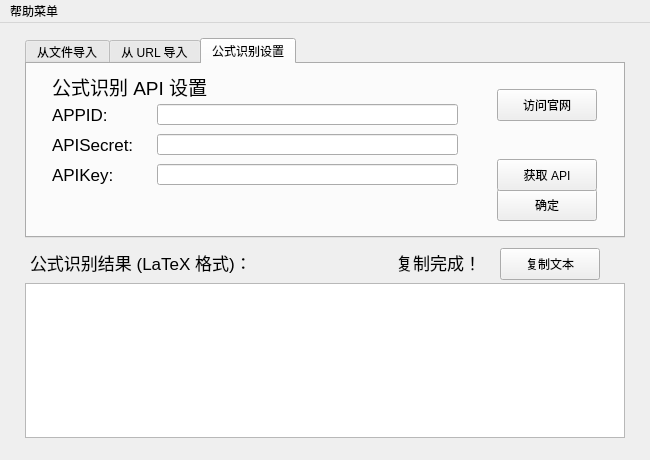
<?xml version="1.0" encoding="UTF-8"?>
<ui version="4.0">
 <class>MainWindow</class>
 <widget class="QMainWindow" name="MainWindow">
  <property name="geometry">
   <rect>
    <x>0</x>
    <y>0</y>
    <width>650</width>
    <height>460</height>
   </rect>
  </property>
  <property name="sizePolicy">
   <sizepolicy hsizetype="Fixed" vsizetype="Fixed">
    <horstretch>0</horstretch>
    <verstretch>0</verstretch>
   </sizepolicy>
  </property>
  <property name="minimumSize">
   <size>
    <width>650</width>
    <height>460</height>
   </size>
  </property>
  <property name="maximumSize">
   <size>
    <width>650</width>
    <height>460</height>
   </size>
  </property>
  <property name="windowTitle">
   <string>QingChen Formula - 青尘公式 OCR</string>
  </property>
  <property name="windowOpacity">
   <double>1.250000000000000</double>
  </property>
  <property name="documentMode">
   <bool>false</bool>
  </property>
  <widget class="QWidget" name="centralwidget">
   <widget class="QTabWidget" name="TopTabWidget">
    <property name="geometry">
     <rect>
      <x>25</x>
      <y>15</y>
      <width>600</width>
      <height>200</height>
     </rect>
    </property>
    <property name="currentIndex">
     <number>2</number>
    </property>
    <property name="tabBarAutoHide">
     <bool>false</bool>
    </property>
    <widget class="QWidget" name="tab_2">
     <attribute name="title">
      <string>从文件导入</string>
     </attribute>
     <widget class="QPushButton" name="DOCPage_LoadButton">
      <property name="geometry">
       <rect>
        <x>470</x>
        <y>25</y>
        <width>100</width>
        <height>32</height>
       </rect>
      </property>
      <property name="text">
       <string>选择图片...</string>
      </property>
     </widget>
     <widget class="QPushButton" name="DOCPage_InfoButton">
      <property name="geometry">
       <rect>
        <x>470</x>
        <y>55</y>
        <width>100</width>
        <height>32</height>
       </rect>
      </property>
      <property name="text">
       <string>图片信息</string>
      </property>
     </widget>
     <widget class="QPushButton" name="DOCPage_ConfirmButton">
      <property name="geometry">
       <rect>
        <x>470</x>
        <y>125</y>
        <width>100</width>
        <height>32</height>
       </rect>
      </property>
      <property name="text">
       <string>识别公式</string>
      </property>
     </widget>
     <widget class="QLabel" name="DOCPage_ImageLabel">
      <property name="geometry">
       <rect>
        <x>45</x>
        <y>39</y>
        <width>380</width>
        <height>100</height>
       </rect>
      </property>
      <property name="font">
       <font>
        <pointsize>13</pointsize>
       </font>
      </property>
      <property name="frameShape">
       <enum>QFrame::Box</enum>
      </property>
      <property name="frameShadow">
       <enum>QFrame::Plain</enum>
      </property>
      <property name="lineWidth">
       <number>1</number>
      </property>
      <property name="midLineWidth">
       <number>1</number>
      </property>
      <property name="text">
       <string>公式预览</string>
      </property>
      <property name="scaledContents">
       <bool>false</bool>
      </property>
      <property name="alignment">
       <set>Qt::AlignCenter</set>
      </property>
     </widget>
    </widget>
    <widget class="QWidget" name="tab">
     <attribute name="title">
      <string>从 URL 导入</string>
     </attribute>
     <widget class="QLabel" name="URLPage_label_1">
      <property name="geometry">
       <rect>
        <x>10</x>
        <y>5</y>
        <width>101</width>
        <height>31</height>
       </rect>
      </property>
      <property name="font">
       <font>
        <pointsize>13</pointsize>
       </font>
      </property>
      <property name="text">
       <string>图片网址：</string>
      </property>
      <property name="alignment">
       <set>Qt::AlignLeading|Qt::AlignLeft|Qt::AlignVCenter</set>
      </property>
     </widget>
     <widget class="QPushButton" name="URLPage_ConfirmButton">
      <property name="enabled">
       <bool>false</bool>
      </property>
      <property name="geometry">
       <rect>
        <x>470</x>
        <y>125</y>
        <width>100</width>
        <height>32</height>
       </rect>
      </property>
      <property name="text">
       <string>识别公式</string>
      </property>
     </widget>
     <widget class="QLineEdit" name="URL_Filler">
      <property name="geometry">
       <rect>
        <x>100</x>
        <y>10</y>
        <width>341</width>
        <height>21</height>
       </rect>
      </property>
      <property name="acceptDrops">
       <bool>false</bool>
      </property>
      <property name="frame">
       <bool>true</bool>
      </property>
      <property name="readOnly">
       <bool>false</bool>
      </property>
      <property name="clearButtonEnabled">
       <bool>true</bool>
      </property>
     </widget>
     <widget class="QPushButton" name="URLPage_LoadButton">
      <property name="enabled">
       <bool>false</bool>
      </property>
      <property name="geometry">
       <rect>
        <x>470</x>
        <y>5</y>
        <width>100</width>
        <height>32</height>
       </rect>
      </property>
      <property name="text">
       <string>载入图片</string>
      </property>
     </widget>
     <widget class="QLabel" name="DOCPage_ImageLabel_2">
      <property name="geometry">
       <rect>
        <x>45</x>
        <y>50</y>
        <width>380</width>
        <height>100</height>
       </rect>
      </property>
      <property name="font">
       <font>
        <pointsize>13</pointsize>
       </font>
      </property>
      <property name="frameShape">
       <enum>QFrame::Box</enum>
      </property>
      <property name="frameShadow">
       <enum>QFrame::Plain</enum>
      </property>
      <property name="lineWidth">
       <number>1</number>
      </property>
      <property name="midLineWidth">
       <number>1</number>
      </property>
      <property name="text">
       <string>URL 导入功能开发中...

可访问青尘工作室官网：
https://qingchen1995.gitee.io 了解开发进度</string>
      </property>
      <property name="scaledContents">
       <bool>false</bool>
      </property>
      <property name="alignment">
       <set>Qt::AlignCenter</set>
      </property>
     </widget>
    </widget>
    <widget class="QWidget" name="tab_3">
     <attribute name="title">
      <string>公式识别设置</string>
     </attribute>
     <widget class="QLabel" name="Setting_Label_1">
      <property name="geometry">
       <rect>
        <x>25</x>
        <y>10</y>
        <width>241</width>
        <height>25</height>
       </rect>
      </property>
      <property name="font">
       <font>
        <pointsize>14</pointsize>
       </font>
      </property>
      <property name="text">
       <string>公式识别 API 设置</string>
      </property>
     </widget>
     <widget class="QLabel" name="Setting_Label_2">
      <property name="geometry">
       <rect>
        <x>25</x>
        <y>35</y>
        <width>101</width>
        <height>31</height>
       </rect>
      </property>
      <property name="font">
       <font>
        <pointsize>13</pointsize>
       </font>
      </property>
      <property name="text">
       <string>APPID:</string>
      </property>
     </widget>
     <widget class="QLabel" name="Setting_Label_3">
      <property name="geometry">
       <rect>
        <x>25</x>
        <y>65</y>
        <width>101</width>
        <height>31</height>
       </rect>
      </property>
      <property name="font">
       <font>
        <pointsize>13</pointsize>
       </font>
      </property>
      <property name="text">
       <string>APISecret:</string>
      </property>
     </widget>
     <widget class="QLabel" name="Setting_Label_4">
      <property name="geometry">
       <rect>
        <x>25</x>
        <y>95</y>
        <width>101</width>
        <height>31</height>
       </rect>
      </property>
      <property name="font">
       <font>
        <pointsize>13</pointsize>
       </font>
      </property>
      <property name="text">
       <string>APIKey:</string>
      </property>
     </widget>
     <widget class="QLineEdit" name="Input_APPID">
      <property name="geometry">
       <rect>
        <x>130</x>
        <y>40</y>
        <width>301</width>
        <height>21</height>
       </rect>
      </property>
     </widget>
     <widget class="QLineEdit" name="Input_APISecret">
      <property name="geometry">
       <rect>
        <x>130</x>
        <y>70</y>
        <width>301</width>
        <height>21</height>
       </rect>
      </property>
     </widget>
     <widget class="QLineEdit" name="Input_APIKey">
      <property name="geometry">
       <rect>
        <x>130</x>
        <y>100</y>
        <width>301</width>
        <height>21</height>
       </rect>
      </property>
     </widget>
     <widget class="QPushButton" name="Setting_ConfirmButton">
      <property name="geometry">
       <rect>
        <x>470</x>
        <y>125</y>
        <width>100</width>
        <height>32</height>
       </rect>
      </property>
      <property name="text">
       <string>确定</string>
      </property>
     </widget>
     <widget class="QPushButton" name="Setting_HelpButton">
      <property name="geometry">
       <rect>
        <x>470</x>
        <y>95</y>
        <width>100</width>
        <height>32</height>
       </rect>
      </property>
      <property name="text">
       <string>获取 API</string>
      </property>
     </widget>
     <widget class="QPushButton" name="Setting_WebsiteButton">
      <property name="geometry">
       <rect>
        <x>470</x>
        <y>25</y>
        <width>100</width>
        <height>32</height>
       </rect>
      </property>
      <property name="text">
       <string>访问官网</string>
      </property>
     </widget>
    </widget>
   </widget>
   <widget class="QPlainTextEdit" name="plainTextEdit">
    <property name="geometry">
     <rect>
      <x>25</x>
      <y>260</y>
      <width>600</width>
      <height>155</height>
     </rect>
    </property>
    <property name="font">
     <font>
      <family>Arial</family>
     </font>
    </property>
    <property name="plainText">
     <string/>
    </property>
   </widget>
   <widget class="QLabel" name="Setting_Label_5">
    <property name="geometry">
     <rect>
      <x>30</x>
      <y>227</y>
      <width>281</width>
      <height>25</height>
     </rect>
    </property>
    <property name="font">
     <font>
      <pointsize>13</pointsize>
     </font>
    </property>
    <property name="text">
     <string>公式识别结果 (LaTeX 格式)：</string>
    </property>
   </widget>
   <widget class="QPushButton" name="Setting_CopyButton">
    <property name="geometry">
     <rect>
      <x>500</x>
      <y>225</y>
      <width>100</width>
      <height>32</height>
     </rect>
    </property>
    <property name="text">
     <string>复制文本</string>
    </property>
   </widget>
   <widget class="QLabel" name="Copy_Status_Label">
    <property name="geometry">
     <rect>
      <x>340</x>
      <y>227</y>
      <width>141</width>
      <height>25</height>
     </rect>
    </property>
    <property name="font">
     <font>
      <pointsize>13</pointsize>
     </font>
    </property>
    <property name="text">
     <string>复制完成！</string>
    </property>
    <property name="alignment">
     <set>Qt::AlignRight|Qt::AlignTrailing|Qt::AlignVCenter</set>
    </property>
   </widget>
  </widget>
  <widget class="QMenuBar" name="menubar">
   <property name="geometry">
    <rect>
     <x>0</x>
     <y>0</y>
     <width>650</width>
     <height>22</height>
    </rect>
   </property>
   <widget class="QMenu" name="menu">
    <property name="title">
     <string>帮助菜单</string>
    </property>
    <addaction name="action_GiteeTutorial"/>
    <addaction name="action_GithubTutorial"/>
    <addaction name="separator"/>
    <addaction name="action_About"/>
   </widget>
   <addaction name="menu"/>
  </widget>
  <action name="actionAPI">
   <property name="text">
    <string>API</string>
   </property>
  </action>
  <action name="action_GiteeTutorial">
   <property name="text">
    <string>从码云查看教程</string>
   </property>
   <property name="toolTip">
    <string>从码云查看教程</string>
   </property>
  </action>
  <action name="action_GithubTutorial">
   <property name="text">
    <string>从 Github 查看教程</string>
   </property>
  </action>
  <action name="action_About">
   <property name="text">
    <string>关于...</string>
   </property>
  </action>
 </widget>
 <resources/>
 <connections>
  <connection>
   <sender>DOCPage_LoadButton</sender>
   <signal>clicked()</signal>
   <receiver>MainWindow</receiver>
   <slot>img_Load_From_Doc()</slot>
   <hints>
    <hint type="sourcelabel">
     <x>547</x>
     <y>103</y>
    </hint>
    <hint type="destinationlabel">
     <x>324</x>
     <y>224</y>
    </hint>
   </hints>
  </connection>
  <connection>
   <sender>DOCPage_LoadButton</sender>
   <signal>clicked()</signal>
   <receiver>MainWindow</receiver>
   <slot>img_Display_In_Doc_Label()</slot>
   <hints>
    <hint type="sourcelabel">
     <x>547</x>
     <y>103</y>
    </hint>
    <hint type="destinationlabel">
     <x>324</x>
     <y>224</y>
    </hint>
   </hints>
  </connection>
  <connection>
   <sender>Setting_ConfirmButton</sender>
   <signal>clicked()</signal>
   <receiver>MainWindow</receiver>
   <slot>Setting_API_Values()</slot>
   <hints>
    <hint type="sourcelabel">
     <x>539</x>
     <y>202</y>
    </hint>
    <hint type="destinationlabel">
     <x>635</x>
     <y>251</y>
    </hint>
   </hints>
  </connection>
  <connection>
   <sender>DOCPage_InfoButton</sender>
   <signal>clicked()</signal>
   <receiver>MainWindow</receiver>
   <slot>Get_img_Info()</slot>
   <hints>
    <hint type="sourcelabel">
     <x>582</x>
     <y>132</y>
    </hint>
    <hint type="destinationlabel">
     <x>639</x>
     <y>317</y>
    </hint>
   </hints>
  </connection>
  <connection>
   <sender>Setting_CopyButton</sender>
   <signal>clicked()</signal>
   <receiver>MainWindow</receiver>
   <slot>Copy_Formula_Result()</slot>
   <hints>
    <hint type="sourcelabel">
     <x>552</x>
     <y>259</y>
    </hint>
    <hint type="destinationlabel">
     <x>637</x>
     <y>391</y>
    </hint>
   </hints>
  </connection>
  <connection>
   <sender>DOCPage_ConfirmButton</sender>
   <signal>clicked()</signal>
   <receiver>MainWindow</receiver>
   <slot>Formula_OCR_Execute_iFLY()</slot>
   <hints>
    <hint type="sourcelabel">
     <x>579</x>
     <y>200</y>
    </hint>
    <hint type="destinationlabel">
     <x>360</x>
     <y>250</y>
    </hint>
   </hints>
  </connection>
  <connection>
   <sender>Setting_HelpButton</sender>
   <signal>clicked()</signal>
   <receiver>MainWindow</receiver>
   <slot>Get_API_Tutorial()</slot>
   <hints>
    <hint type="sourcelabel">
     <x>571</x>
     <y>173</y>
    </hint>
    <hint type="destinationlabel">
     <x>294</x>
     <y>262</y>
    </hint>
   </hints>
  </connection>
  <connection>
   <sender>Setting_WebsiteButton</sender>
   <signal>clicked()</signal>
   <receiver>MainWindow</receiver>
   <slot>Link_To_Official_Site()</slot>
   <hints>
    <hint type="sourcelabel">
     <x>519</x>
     <y>105</y>
    </hint>
    <hint type="destinationlabel">
     <x>350</x>
     <y>278</y>
    </hint>
   </hints>
  </connection>
  <connection>
   <sender>action_GiteeTutorial</sender>
   <signal>triggered()</signal>
   <receiver>MainWindow</receiver>
   <slot>Link_To_Gitee_Tutorial()</slot>
   <hints>
    <hint type="sourcelabel">
     <x>-1</x>
     <y>-1</y>
    </hint>
    <hint type="destinationlabel">
     <x>324</x>
     <y>224</y>
    </hint>
   </hints>
  </connection>
  <connection>
   <sender>action_GithubTutorial</sender>
   <signal>triggered()</signal>
   <receiver>MainWindow</receiver>
   <slot>Link_To_Github_Tutorial()</slot>
   <hints>
    <hint type="sourcelabel">
     <x>-1</x>
     <y>-1</y>
    </hint>
    <hint type="destinationlabel">
     <x>324</x>
     <y>224</y>
    </hint>
   </hints>
  </connection>
  <connection>
   <sender>action_About</sender>
   <signal>triggered()</signal>
   <receiver>MainWindow</receiver>
   <slot>About_Software()</slot>
   <hints>
    <hint type="sourcelabel">
     <x>-1</x>
     <y>-1</y>
    </hint>
    <hint type="destinationlabel">
     <x>324</x>
     <y>224</y>
    </hint>
   </hints>
  </connection>
 </connections>
 <slots>
  <slot>img_Load_From_Doc()</slot>
  <slot>Formula_OCR_Execute_iFLY()</slot>
  <slot>Open_IMG_File()</slot>
  <slot>img_Display_In_Doc_Label()</slot>
  <slot>Setting_API_Values()</slot>
  <slot>Get_img_Info()</slot>
  <slot>Copy_Formula_Result()</slot>
  <slot>Get_API_Tutorial()</slot>
  <slot>Link_To_Official_Site()</slot>
  <slot>Link_To_Gitee_Tutorial()</slot>
  <slot>Link_To_Github_Tutorial()</slot>
  <slot>About_Software()</slot>
 </slots>
</ui>
